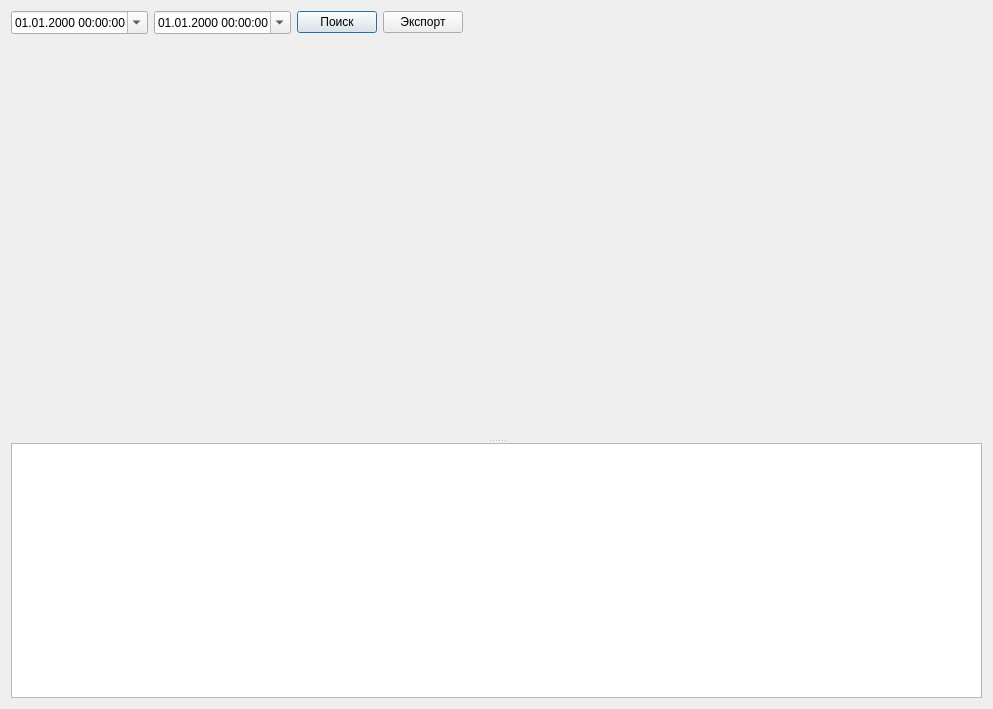
<?xml version="1.0" encoding="UTF-8"?>
<ui version="4.0">
 <class>DialogArchive</class>
 <widget class="QDialog" name="DialogArchive">
  <property name="geometry">
   <rect>
    <x>0</x>
    <y>0</y>
    <width>993</width>
    <height>709</height>
   </rect>
  </property>
  <property name="windowTitle">
   <string>Dialog</string>
  </property>
  <layout class="QGridLayout" name="gridLayout">
   <item row="0" column="0">
    <layout class="QHBoxLayout" name="horizontalLayout">
     <item>
      <widget class="QDateTimeEdit" name="dtFrom">
       <property name="displayFormat">
        <string>dd.MM.yyyy hh:mm:ss</string>
       </property>
       <property name="calendarPopup">
        <bool>true</bool>
       </property>
      </widget>
     </item>
     <item>
      <widget class="QDateTimeEdit" name="dtTo">
       <property name="displayFormat">
        <string>dd.MM.yyyy hh:mm:ss</string>
       </property>
       <property name="calendarPopup">
        <bool>true</bool>
       </property>
      </widget>
     </item>
     <item>
      <widget class="QPushButton" name="Search">
       <property name="text">
        <string>Поиск</string>
       </property>
      </widget>
     </item>
     <item>
      <widget class="QPushButton" name="Export">
       <property name="text">
        <string>Экспорт</string>
       </property>
      </widget>
     </item>
     <item>
      <spacer name="horizontalSpacer">
       <property name="orientation">
        <enum>Qt::Horizontal</enum>
       </property>
       <property name="sizeHint" stdset="0">
        <size>
         <width>40</width>
         <height>20</height>
        </size>
       </property>
      </spacer>
     </item>
    </layout>
   </item>
   <item row="1" column="0">
    <widget class="QSplitter" name="splitter">
     <property name="orientation">
      <enum>Qt::Vertical</enum>
     </property>
     <widget class="QWidget" name="">
      <layout class="QHBoxLayout" name="chartLayout">
       <item>
        <spacer name="verticalSpacer">
         <property name="orientation">
          <enum>Qt::Vertical</enum>
         </property>
         <property name="sizeHint" stdset="0">
          <size>
           <width>20</width>
           <height>300</height>
          </size>
         </property>
        </spacer>
       </item>
      </layout>
     </widget>
     <widget class="QTableView" name="tableView">
      <property name="sizePolicy">
       <sizepolicy hsizetype="Expanding" vsizetype="Expanding">
        <horstretch>0</horstretch>
        <verstretch>0</verstretch>
       </sizepolicy>
      </property>
      <property name="editTriggers">
       <set>QAbstractItemView::NoEditTriggers</set>
      </property>
      <property name="alternatingRowColors">
       <bool>true</bool>
      </property>
      <property name="selectionMode">
       <enum>QAbstractItemView::SingleSelection</enum>
      </property>
      <property name="selectionBehavior">
       <enum>QAbstractItemView::SelectRows</enum>
      </property>
      <attribute name="horizontalHeaderMinimumSectionSize">
       <number>50</number>
      </attribute>
      <attribute name="horizontalHeaderStretchLastSection">
       <bool>true</bool>
      </attribute>
     </widget>
    </widget>
   </item>
  </layout>
 </widget>
 <resources/>
 <connections/>
</ui>
